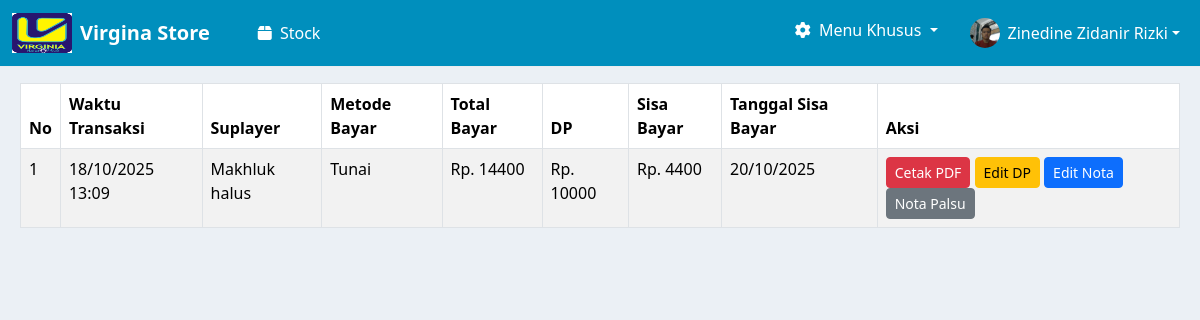
The page /nota_suplayer/cetak_nota_suplayer/ (signed in) on the database its author committed.
### login/models.py (models this page shows, shortened)
class UserProfile(models.Model):
    user = models.OneToOneField(User, on_delete=models.CASCADE)
    nama = models.CharField(max_length=100)
    STATUS_CHOICES = [
        ('kasir', 'Kasir'),
        ('admin', 'Admin'),
    ]
    status = models.CharField(max_length=10, choices=STATUS_CHOICES)
    slogan = models.TextField(blank=True)
    alamat = models.CharField(max_length=255)
    no_telephon = models.CharField(max_length=20)
    foto_profile = models.ImageField(upload_to='profile_photos/', blank=True, null=True)

### nota_suplayer/models.py (models this page shows, shortened)
class NotaPayment(models.Model):
    PAYMENT_METHOD_CHOICES = [
        ('tunai', 'Tunai'),
        ('debit', 'Debit'),
    ]
    suplayer = models.ForeignKey(Suplayer, on_delete=models.CASCADE, null=True, blank=True)
    tanggal_sisa_bayar = models.DateField()
    metode_pembayaran = models.CharField(max_length=10, choices=PAYMENT_METHOD_CHOICES)
    total_bayar = models.DecimalField(max_digits=12, decimal_places=2)
    dp = models.DecimalField(max_digits=12, decimal_places=2)
    sisa = models.DecimalField(max_digits=12, decimal_places=2)
    is_temporary = models.BooleanField(default=True)
    created_at = models.DateTimeField(auto_now_add=True)
    class Meta:
        verbose_name = "Nota Payment"
        verbose_name_plural = "Nota Payments"

### kasir/models.py (models this page shows, shortened)
class Suplayer(models.Model):
    nama = models.CharField(max_length=100)
    alamat_suplayer = models.TextField(blank=True, null=True)
    no_telpon_suplayer = models.CharField(max_length=20, blank=True, null=True)
    shipping_agent = models.CharField(max_length=100, blank=True, null=True)

### nota_suplayer/views.py (the view)
# urls.py: path('cetak_nota_suplayer/', views.cetak_nota_kosong, name='cetak-nota-kosong'),
def cetak_nota_kosong(request):
    notas = NotaPayment.objects.filter(is_temporary=False).order_by('-created_at')
    return render(request, 'cetak_nota_kosong_suplayer.html', {'notas': notas})

### login/context_processors.py (called while the page is built)
def user_profile(request):
    if request.user.is_authenticated:
        try:
            profile = UserProfile.objects.get(user=request.user)
        except UserProfile.DoesNotExist:
            profile = None
    else:
        profile = None
    return {'user_profile': profile}

### nota_suplayer/templates/cetak_nota_kosong_suplayer.html (shortened to what this page needs)
{% extends 'base.html' %}
{% block content %}
<div class="" style="margin-left: 20px; margin-right: 20px;">
    <table class="table table-bordered table-striped mt-3">
        <thead>
            <tr>
                <th>No</th>
                <th>Waktu Transaksi</th>
                <th>Suplayer</th>
                <th>Metode Bayar</th>
                <th>Total Bayar</th>
                <th>DP</th>
                <th>Sisa Bayar</th>
                <th>Tanggal Sisa Bayar</th>
                <th>Aksi</th>
            </tr>
        </thead>
        <tbody>
            {% for nota in notas %}
            <tr data-id="{{ nota.id }}" data-total="{{ nota.total_bayar }}" data-dp="{{ nota.dp }}" data-sisa="{{ nota.sisa }}" data-tanggal="{{ nota.tanggal_sisa_bayar|date:'Y-m-d' }}">
                <td>{{ forloop.counter }}</td>
                <td>{{ nota.created_at|date:"d/m/Y H:i" }}</td>
                <td>{% if nota.suplayer %}{{ nota.suplayer.nama }}{% else %}Belum Ditentukan{% endif %}</td>
                <td>{{ nota.get_metode_pembayaran_display }}</td>
                <td>Rp. {{ nota.total_bayar|floatformat:0 }}</td>
                <td>Rp. {{ nota.dp|floatformat:0 }}</td>
                <td>Rp. {{ nota.sisa|floatformat:0 }}</td>
                <td>{{ nota.tanggal_sisa_bayar|date:"d/m/Y" }}</td>
                <td>
                    <button class="btn btn-sm btn-danger" data-id="{{ nota.id }}" onclick="cetakPdf(this)">Cetak PDF</button>
                    <button class="btn btn-sm btn-warning" data-id="{{ nota.id }}" onclick="editDp(this)">Edit DP</button>
                    <button class="btn btn-sm btn-primary" data-id="{{ nota.id }}" onclick="editNota(this)">Edit Nota</button>
                    <button class="btn btn-sm btn-secondary" data-id="{{ nota.id }}" onclick="notaPalsu(this)">Nota Palsu</button>
                </td>
            </tr>
            {% empty %}
            <tr><td colspan="9" class="text-center">Belum ada data</td></tr>
            {% endfor %}
        </tbody>
    </table>
</div>
{% endblock %}

### templates/base.html (shortened to what this page needs)
{% load static %}
<!DOCTYPE html>
<html lang="en">
<head>
    <link href="https://cdn.jsdelivr.net/npm/bootstrap@5.3.8/dist/css/bootstrap.min.css" rel="stylesheet">
    <link rel="stylesheet" href="https://cdnjs.cloudflare.com/ajax/libs/font-awesome/6.5.1/css/all.min.css">
</head>
<body>
    <nav class="navbar navbar-expand-lg navbar-custom sticky-top">
        <div class="container-fluid">
            <a class="navbar-brand d-flex align-items-center" href="{% url 'halaman_kasir' %}">
                <img src="{% static 'image/logo.png' %}" alt="logo" height="40" width="60" class="me-2">
                <strong>Virgina Store</strong>
            </a>
            <div class="collapse navbar-collapse" id="navbarNavDropdown">
                <ul class="navbar-nav mx-4">
                    <li class="nav-item">
                        <a class="nav-link active" aria-current="page" href="{% url 'halaman_kasir' %}">
                            <i class="fas fa-box me-1"></i> Stock
                        </a>
                    </li>
                </ul>
                <ul class="navbar-nav ms-auto">
                    <li class="nav-item dropdown me-3">
                        <a
                            class="nav-link dropdown-toggle"
                            href="#"
                            role="button"
                            data-bs-toggle="dropdown"
                            aria-expanded="false"
                        >
                            <i class="fas fa-cog me-1"></i> Menu Khusus
                        </a>
                    </li>
                    <li class="nav-item dropdown">
                        <a
                            class="nav-link dropdown-toggle d-flex align-items-center"
                            href="#"
                            role="button"
                            data-bs-toggle="dropdown"
                            aria-expanded="false"
                        >
                            {% if user_profile.foto_profile %}
                                <img src="{{ user_profile.foto_profile.url }}" alt="Profile" class="rounded-circle me-2" style="width: 30px; height: 30px; object-fit: cover;">
                            {% else %}
                                <i class="fas fa-user-circle me-2"></i>
                            {% endif %}
                            {{ user_profile.nama|default:user.username }}
                        </a>
                    </li>
                </ul>
            </div>
        </div>
    </nav>
    <div class="content-wrapper">
        {% block content %} {% endblock %}
    </div>
</body>
</html>

### templates/base.html (style rules this page uses)
body { background-color: #EBF0F5; }
.navbar-custom { background-color: #008FBD !important; border-bottom: 1px solid #e9ecef; }
.navbar-custom .navbar-brand, .navbar-custom .nav-link { color: #ffffff !important; }

### rows shown on the page
UserProfile: foto_profile (picture), nama "Zinedine Zidanir Rizki"
NotaPayment: created_at "18/10/2025 13:09", suplayer.nama "Makhluk halus", metode_pembayaran "Tunai", total_bayar "14400", dp "10000", sisa "4400", tanggal_sisa_bayar "20/10/2025"
